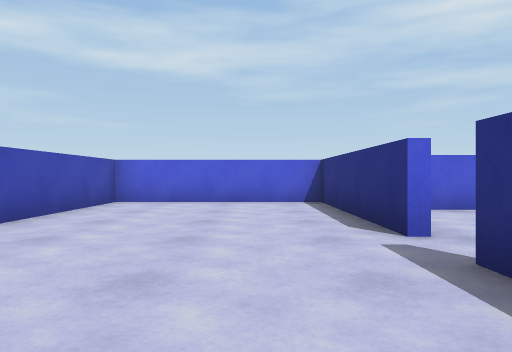
view 1 (above)

13 first-person views from a walk through a scene from a Unity 3-D project. The camera is 0.61 m above the floor, looks level and sees 70° across. The floor is counted in squares, 1 m on a side. Each view is taken from the middle of a square. On the plan, view 1 faces up. The plan holds only what a view shows up to about 10 squares ahead; the rest is blank. The player character is not drawn.

view 2
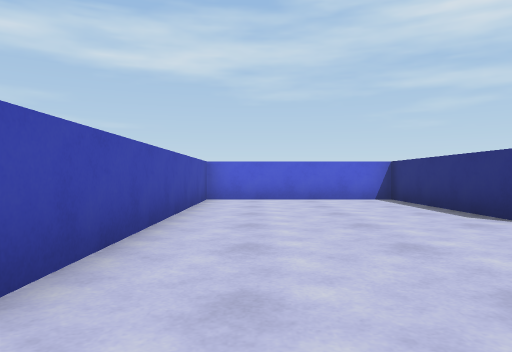

view 3
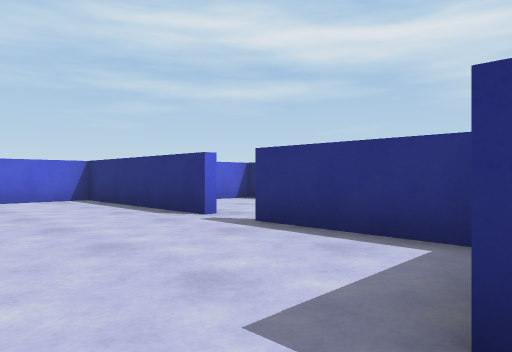

view 4
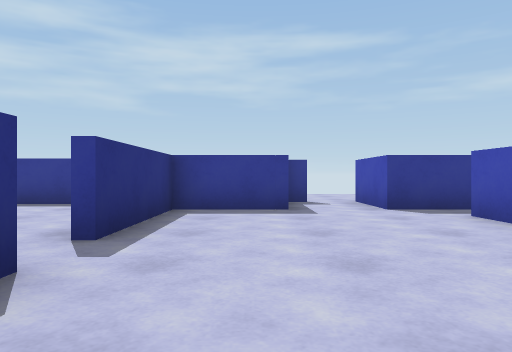

view 5
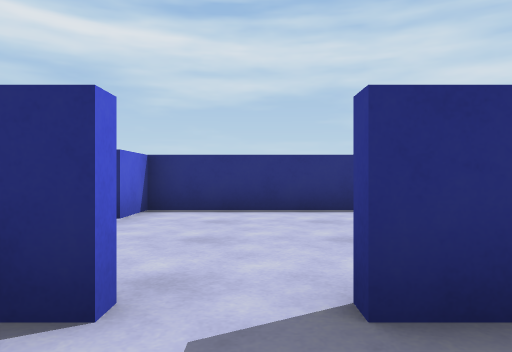

view 6
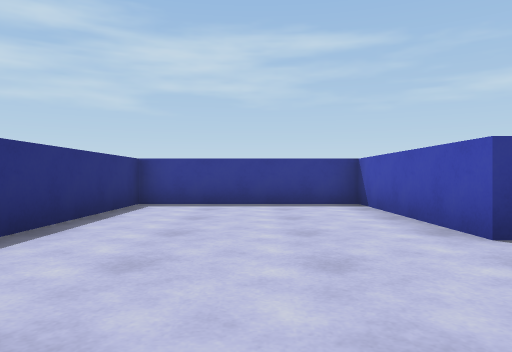

view 7
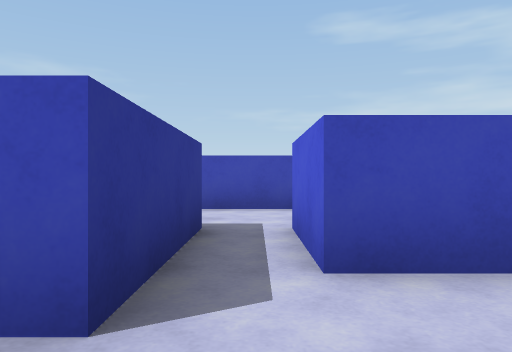

view 8
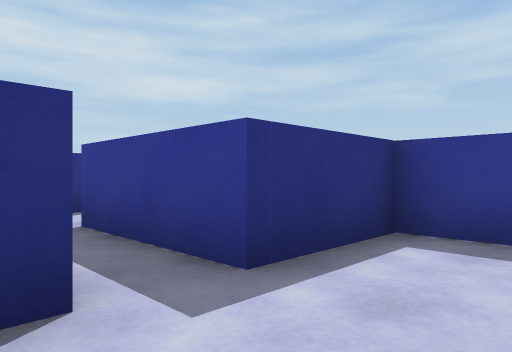

view 9
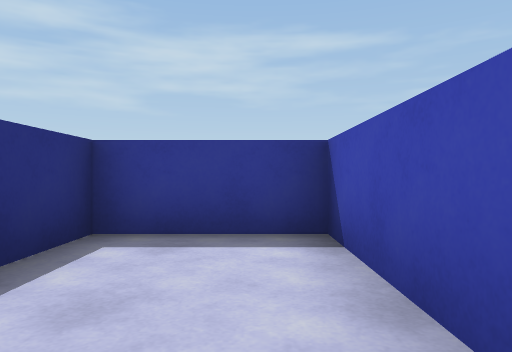

view 10
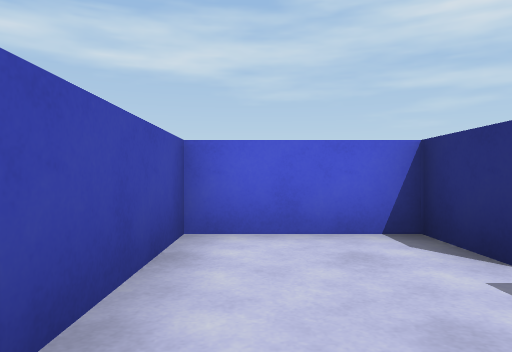

view 11
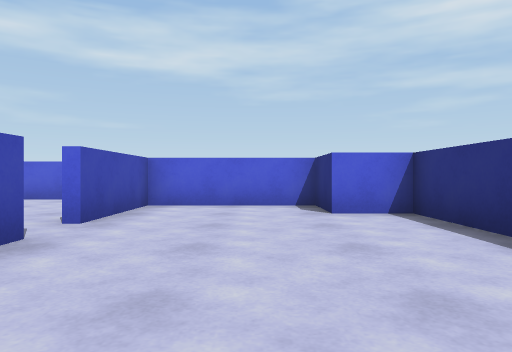

view 12
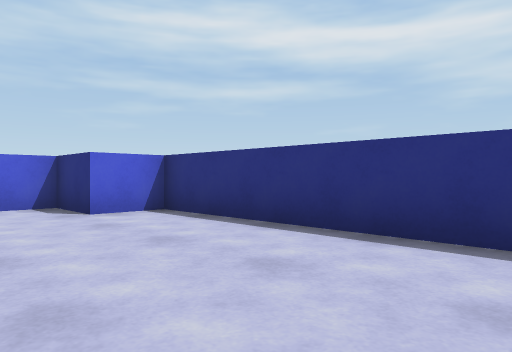

view 13
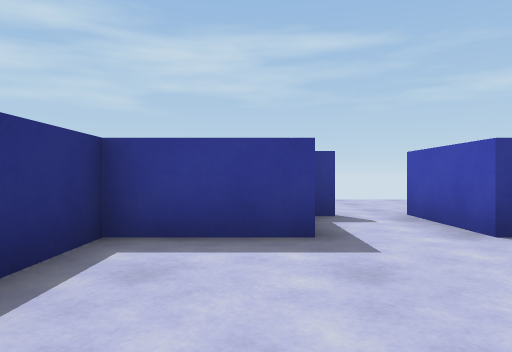

### Floor plan
Points are (right, up) in squares from view 1. A wall is a line through its corners. A room is listed if a view was taken in it or the views show most of it. See-through windows are left out.
Room 1 (views 1, 2, 3, 4, 5, 7, 13)
walls: (1.5, 3.6) (1.5, 8.5) (-3.3, 8.5) (-3.3, 0.4) (-5.3, 0.4); (-0.6, -1.4) (-0.6, -0.6) (1.5, -0.6) (1.5, 2.6); (-5.3, -0.6) (-2.4, -0.6) (-2.4, -2.9)
ways out: opening at (2, 3) to room 2; opening at (-4.5, 0) to room 3; opening at (-2, -1.5)
Room 2 (views 6, 11, 12)
walls: (1.8, 2.6) (1.8, -2) (6.6, -2) (6.6, 4.9) (5.2, 4.9) (5.2, 6.6) (1.8, 6.6) (1.8, 3.6)
ways out: opening at (2, 3) to room 1
Room 3 (views 8, 9, 10)
walls: (-5.3, 0.4) (-5.3, 1.9) (-7.8, 1.9) (-7.8, -2.8) (-5.3, -2.8) (-5.3, -0.6)
ways out: opening at (-4.5, 0) to room 1

Where each view was taken, in squares from view 1:
view 1: 0 up, 0 right, facing up
view 2: 1 down, 2 left, facing up
view 3: 1 down, 2 left, facing up-right
view 4: 6 up, 0 right, facing down
view 5: 3 up, 0 right, facing right
view 6: 6 up, 4 right, facing down
view 7: 0 up, 1 left, facing left
view 8: 1 up, 7 left, facing down-right
view 9: 1 up, 7 left, facing down
view 10: 2 down, 7 left, facing up
view 11: 1 down, 4 right, facing up
view 12: 1 down, 3 right, facing up-right
view 13: 3 up, 0 right, facing down
